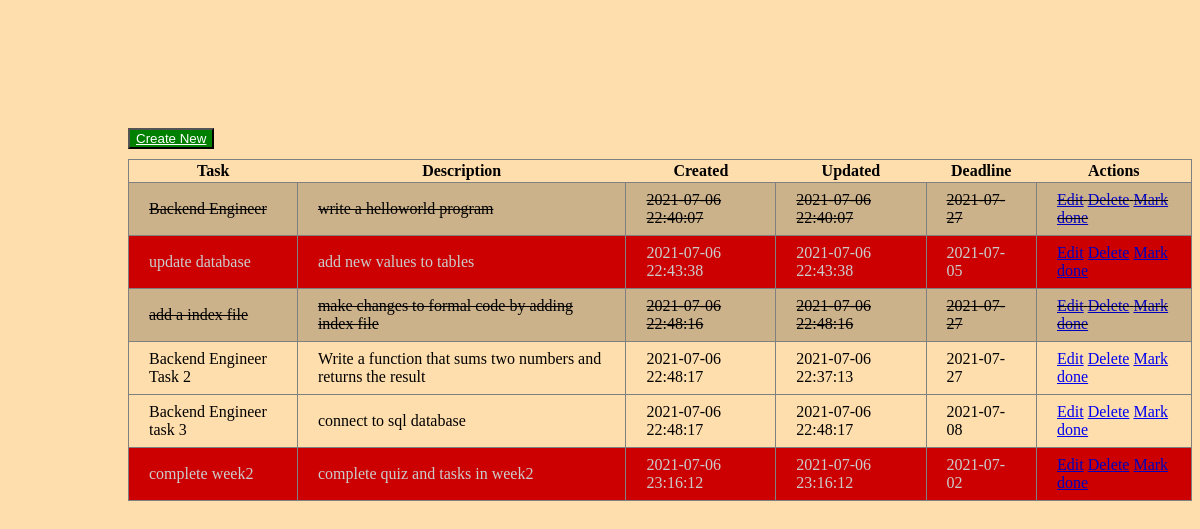
The page / on the database its author committed.
### tables this page shows
CREATE TABLE `tasks` (
  `id` int(11) NOT NULL,
  `title` varchar(255) NOT NULL,
  `description` text NOT NULL,
  `deadline` date NOT NULL,
  `created` timestamp NOT NULL DEFAULT CURRENT_TIMESTAMP,
  `updated` timestamp NOT NULL DEFAULT CURRENT_TIMESTAMP,
  `done` tinyint(1) NOT NULL DEFAULT '0'
);

### index.php (called while the page is built, shortened)
<?php
require_once('Task.class.php');
$task = new Tasks();
$tasks = $task->index();
include('tasks.php');
?>

### Task.class.php (called while the page is built, shortened)
<?php
class Tasks {
  private $con;
   function index() {
   $query = "SELECT * FROM tasks";
   $result = mysqli_query($this->con,$query) or die(mysqli_error($this->con));
   return $result;
  }
 function expired($id){
  $query = "SELECT * FROM tasks WHERE `id` ='".(int)$id."'";
   $result = mysqli_query($this->con,$query) or die(mysqli_error($this->con));
$row = mysqli_fetch_assoc($result);
 $date_now = date("Y-m-d");
if ($date_now > $row['deadline']) {
    return true;
}else{
    return false;
}
 }
 function openConnection(){
     $this->con = mysqli_connect("localhost", "root", "", "sidehustle_tasks");
 }
}
?>

### tasks.php (the view, shortened to what this page needs)
<?php
function checkExpiry($id){
require_once ('Task.class.php');
$task = new Tasks();
$result = $task->expired($id);
return $result;
}
?>
<!DOCTYPE html>
<html>
<head>
</head>
<body>
<div class="text-right">
<button class="bg-green"><a class="white" href="index.php?new_task">Create New</a> </button>
</div>
<table>
<tr>
<th>Task</th>
<th>Description</th>
<th>Created</th>
<th>Updated</th>
<th>Deadline</th>
<th>Actions</th>
</tr>
<?php while($row = mysqli_fetch_array($tasks)): ?>
<tr <?php if($row['done'] == 1): echo "class= 'done'"." disabled"; else: if(checkExpiry($row['id']) == 1): echo "class= 'bg-red' "." disabled"; endif; endif; ?> >
<td><?php echo $row['title']; ?> </td>
<td><?php echo $row['description']; ?> </td>
<td><?php echo $row['created']; ?> </td>
<td><?php echo $row['updated']; ?> </td>
<td><?php echo $row['deadline']; ?> </td>
<td>
<a href="index.php?edit=<?php echo $row['id']; ?>">Edit</a>
<a href="index.php?delete=<?php echo $row['id']; ?>">Delete</a>
<a href="index.php?mark_done=<?php echo $row['id']; ?>">Mark done</a>
</td>
</tr>
<?php endwhile; ?>
</table>
</body>
</html>

### tasks.php (style rules this page uses)
body { padding-top:10%; padding-left:10%; background:navajowhite; }
.bg-red { background:red; color:white; }
.bg-green { background:green; color:white; }
.white { color:white; }
.done { text-decoration:line-through; }
table { border-collapse: collapse; border: 1px solid gray; }
th { border: 0; padding: 2px 20px; }
td { position: relative; border: 1px solid gray; padding: 8px 20px; }
table tr[disabled] td::after { position: absolute; content: ''; top: 0; bottom: 0; left: 0; right: 0; background: rgba(0, 0, 0, 0.2); }
.text-right { margin-bottom:10px; }

### rows shown on the page
tasks: title "Backend Engineer", description "write a helloworld program", created "2021-07-06 22:40:07", updated "2021-07-06 22:40:07", deadline "2021-07-27"
tasks: title "update database", description "add new values to tables", created "2021-07-06 22:43:38", updated "2021-07-06 22:43:38", deadline "2021-07-05"
tasks: title "add a index file", description "make changes to formal code by adding index file", created "2021-07-06 22:48:16", updated "2021-07-06 22:48:16", deadline "2021-07-27"
tasks: title "Backend Engineer Task 2", description "Write a function that sums two numbers and returns the result", created "2021-07-06 22:48:17", updated "2021-07-06 22:37:13", deadline "2021-07-27"
tasks: title "Backend Engineer task 3", description "connect to sql database", created "2021-07-06 22:48:17", updated "2021-07-06 22:48:17", deadline "2021-07-08"
tasks: title "complete week2", description "complete quiz and tasks in week2", created "2021-07-06 23:16:12", updated "2021-07-06 23:16:12", deadline "2021-07-02"
